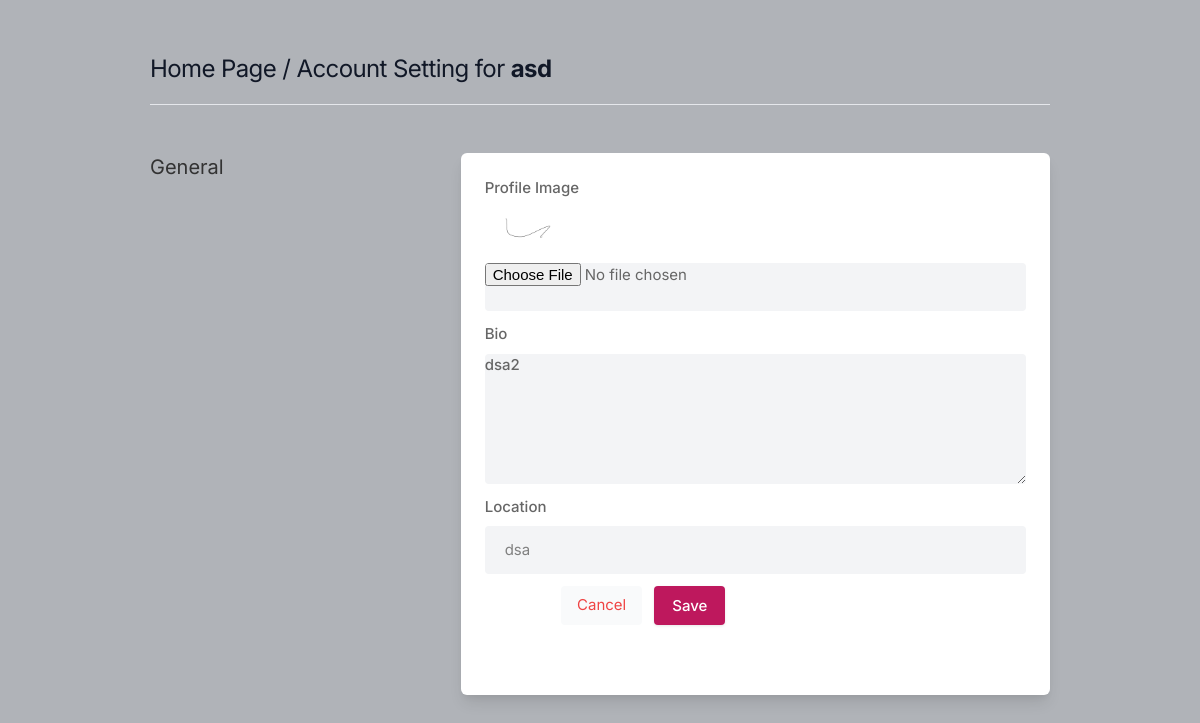
The page /settings (signed in) on the database as committed earlier.
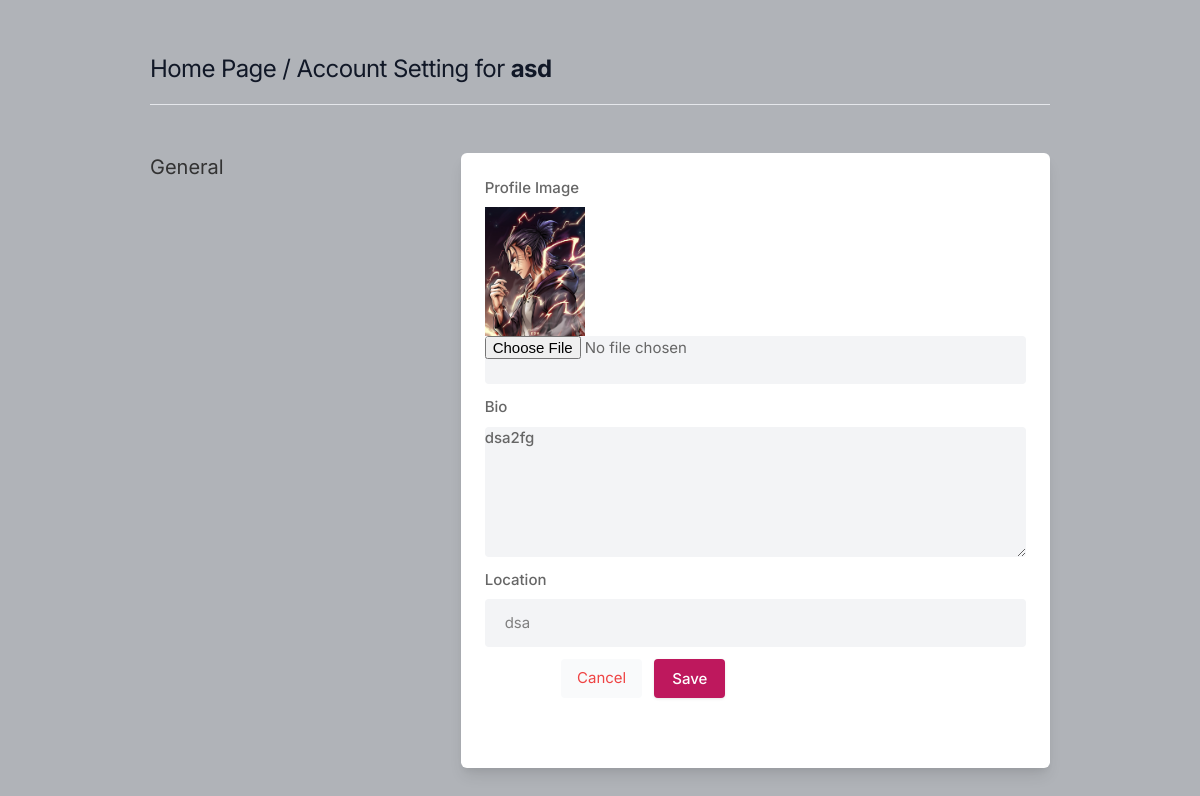
The same page on the database as committed later.
### core/models.py (models this page shows, shortened)
class Profile(models.Model):
    user = models.ForeignKey(User, on_delete=models.CASCADE)
    id_user = models.IntegerField()
    bio = models.TextField(blank=True)
    profileimg = models.ImageField(upload_to='profile_images', default='blank_profile.png')
    location = models.CharField(max_length=100, blank=True)

### core/views.py (the view, shortened to what this page needs)
# urls.py: path('settings', views.settings, name='settings'),
@login_required(login_url='signin')
def settings(request):
    user_profile = Profile.objects.get(user=request.user)
    return render(request, 'setting.html', {'user_profile': user_profile})

### templates/setting.html (shortened to what this page needs)
{% load static %}
<!DOCTYPE html>
<html lang="en">
<head>
    <link rel="stylesheet" href="{% static 'assets/css/icons.css' %}">
    <link rel="stylesheet" href="{% static 'assets/css/uikit.css' %}">
    <link rel="stylesheet" href="{% static 'assets/css/style.css' %}">
    <link rel="stylesheet" href="{% static 'assets/css/tailwind.css' %}">
</head>
<body>
            <div class="container m-auto">
                <h1 class="text-2xl leading-none text-gray-900 tracking-tight mt-3"><a href="/">Home Page</a> /  Account Setting for <b>{{user.username}}</b> </h1>
                <br>
                <hr>
                <div class="grid lg:grid-cols-3 mt-12 gap-8">
                    <div>
                        <h3 class="text-xl mb-2"> General</h3>
                    </div>
                    <div class="bg-white rounded-md lg:shadow-lg shadow col-span-2">
                    <form action="" method="POST" enctype="multipart/form-data">
                        <div class="grid grid-cols-2 gap-3 lg:p-6 p-4">
                            <div class="col-span-2">
                                <label for=""> Profile Image</label>
                                <img width="100" height="100" src="{{user_profile.profileimg.url}}"/>
                                <input type="file" name="image" value="" class="shadow-none bg-gray-100">
                            </div>
                            <div class="col-span-2">
                                <label for="about">Bio</label>
                                <textarea id="about" name="bio" rows="3"  class="shadow-none bg-gray-100">{{user_profile.bio}}</textarea>
                            </div>
                            <div class="col-span-2">
                                <label for=""> Location</label>
                                <input type="text" name="location" value="{{user_profile.location}}" class="shadow-none bg-gray-100">
                            </div>
                       <div class="bg-gray-10 p-6 pt-0 flex justify-end space-x-3">
                           <button class="p-2 px-4 rounded bg-gray-50 text-red-500"><a href="/">Cancel</a></button>
                           <button type="submit" class="button bg-blue-700"> Save </button>
                       </div>
                    </form>
                    </div>
                    <br>
                </div>
            </div>
</body>
</html>

### static/assets/css/style.css (style rules this page uses)
body { background-color: #B0B3B8!important; }
button { vertical-align: middle; }
span.button, button.button { background-color: #be185d; top: 0; color: #fff; position: relative; padding: 8px 18px; line-height: 22px; position: relative; font-weight: 500; font-size: 15px; display: inline-block; -webkit-transition: all 0.2s ease-in-out; transition: all 0.2s ease-in-out; cursor: pointer; overflow: hidden; border: none; border-radius: 4px; -webkit-box-shadow: 0 1px 3px rgba(0, 0, 0, 0.1); box-shadow: 0 1px 3px rgba(0, 0, 0, 0.1); }
input { height: 48px; line-height: 48px; padding: 0 20px; outline: none; font-size: 15px; color: #808080; max-width: 100%; width: 100%; -webkit-box-sizing: border-box; box-sizing: border-box; display: block; font-weight: 400; opacity: 1; border-radius: 4px; border: none; -webkit-box-shadow: 0 1px 4px 0px rgba(0, 0, 0, 0.12); box-shadow: 0 1px 4px 0px rgba(0, 0, 0, 0.12); }
input[type="text"], input[type="password"], input[type="email"], input[type="number"] { height: 48px; line-height: 48px; padding: 0 20px; outline: none; font-size: 15px; color: #808080; max-width: 100%; width: 100%; -webkit-box-sizing: border-box; box-sizing: border-box; display: block; font-weight: 400; opacity: 1; border-radius: 4px; border: none; -webkit-box-shadow: 0 1px 4px 0px rgba(0, 0, 0, 0.12); box-shadow: 0 1px 4px 0px rgba(0, 0, 0, 0.12); }
textarea { height: 48px; line-height: 48px; padding: 0 20px; outline: none; font-size: 15px; color: #808080; margin: 0 0 16px 0; max-width: 100%; width: 100%; -webkit-box-sizing: border-box; box-sizing: border-box; display: block; background-color: #fff; font-weight: 500; opacity: 1; border-radius: 4px; border: none; -webkit-box-shadow: 0 1px 4px 0px rgba(0, 0, 0, 0.12); box-shadow: 0 1px 4px 0px rgba(0, 0, 0, 0.12); }
input { -webkit-transition: all 0.1s ease-in-out; transition: all 0.1s ease-in-out; }
::placeholder { color: #808080; opacity: 1; }
textarea { height: auto; line-height: 27px; padding: 20px; min-height: 130px; -webkit-transition: none !important; transition: none !important; min-width: 100%; }
label, legend { display: block; font-weight: bold; font-size: 15px; font-weight: 500; margin-bottom: 8px; }
button { border: none; margin: 0; padding: 0; width: auto; overflow: visible; background: transparent; color: inherit; font: inherit; line-height: normal; cursor: pointer; }
a { color: #be185d; -webkit-transition: 0.3s; transition: 0.3s; outline: none !important; }
button { outline: none !important; }
img { max-width: 100%; }
body { color: #666; font-size: 15px; line-height: 27px; background-color: #f0f2f5; font-family: "Inter", sans-serif; text-transform: none; }
h1, h2, h3, h4, h5, h6 { font-family: "Inter", sans-serif; text-transform: none; }
input[type="text"], input[type="password"], input[type="email"] { font-family: "Inter", sans-serif; text-transform: none; }
textarea, select { font-family: "Inter", sans-serif; text-transform: none; }
button, body .pac-container { font-family: "Inter", sans-serif; text-transform: none; }
h1, h2, h3, h4, h5, h6 { color: #333; font-weight: 500; margin: 0; padding: 0; }
h1 { font-size: 32px; }
h3 { font-size: 22px; }
b, strong { font-weight: 700 !important; }
@media (min-width: 1024px) { .container { max-width: 900px !important; padding-top: 45px; } }
.shadow-none { -webkit-box-shadow: none !important; box-shadow: none !important; }

Rows that differ between the two databases and show on the page:
changed Profile "dsa": profileimg: a different picture; bio "dsa2" → "dsa2fg"
